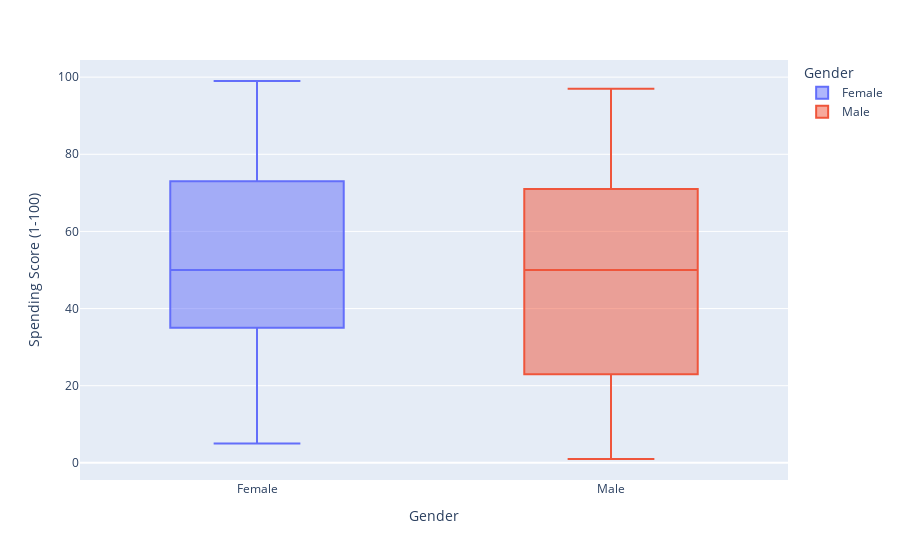

The cell this chart's notebook holds for it:
### Code cell
# Box Plot
px.box(df[['Gender', 'Spending Score (1-100)']].sort_values(by='Gender')
       , x='Gender'
       , y='Spending Score (1-100)'
       , color='Gender')

### Figure 1 — Plotly figure (JSON) as saved in the notebook; plotly's stock layout.template omitted (floating-point values rounded to 4 significant figures)
{"data": [{"alignmentgroup": "True", "hovertemplate": "Gender=%{x}<br>Spending Score (1-100)=%{y}<extra></extra>", "legendgroup": "Female", "marker": {"color": "#636efa"}, "name": "Female", "notched": false, "offsetgroup": "Female", "orientation": "v", "showlegend": true, "type": "box", "x": ["Female", "Female", "Female", "Female", "Female", "Female", "Female", "Female", "Female", "Female", "Female", "Female", "Female", "Female", "Female", "Female", "Female", "Female", "Female", "Female", "Female", "Female", "Female", "Female", "Female", "Female", "Female", "Female", "Female", "Female", "Female", "Female", "Female", "Female", "Female", "Female", "Female", "Female", "Female", "Female", "Female", "Female", "Female", "Female", "Female", "Female", "Female", "Female", "Female", "Female", "Female", "Female", "Female", "Female", "Female", "Female", "Female", "Female", "Female", "Female", "Female", "Female", "Female", "Female", "Female", "Female", "Female", "Female", "Female", "Female", "Female", "Female", "Female", "Female", "Female", "Female", "Female", "Female", "Female", "Female", "Female", "Female", "Female", "Female", "Female", "Female", "Female", "Female", "Female", "Female", "Female", "Female", "Female", "Female", "Female", "Female", "Female", "Female", "Female", "Female", "Female", "Female", "Female", "Female", "Female", "Female", "Female", "Female", "Female", "Female", "Female", "Female"], "x0": " ", "xaxis": "x", "y": [47, 47, 35, 42, 40, 83, 55, 46, 60, 55, 58, 93, 57, 50, 44, 42, 52, 95, 53, 27, 56, 49, 42, 5, 48, 50, 59, 75, 73, 41, 48, 7, 88, 71, 34, 40, 87, 74, 77, 29, 22, 58, 40, 57, 43, 59, 43, 50, 48, 42, 54, 20, 76, 16, 50, 42, 89, 78, 52, 13, 72, 26, 28, 17, 81, 14, 88, 39, 73, 72, 86, 87, 31, 24, 79, 32, 99, 14, 17, 5, 85, 15, 23, 98, 69, 77, 35, 73, 91, 16, 35, 51, 6, 50, 77, 40, 45, 76, 6, 54, 75, 52, 32, 42, 47, 55, 65, 28, 61, 86, 94, 42], "y0": " ", "yaxis": "y"}, {"alignmentgroup": "True", "hovertemplate": "Gender=%{x}<br>Spending Score (1-100)=%{y}<extra></extra>", "legendgroup": "Male", "marker": {"color": "#EF553B"}, "name": "Male", "notched": false, "offsetgroup": "Male", "orientation": "v", "showlegend": true, "type": "box", "x": ["Male", "Male", "Male", "Male", "Male", "Male", "Male", "Male", "Male", "Male", "Male", "Male", "Male", "Male", "Male", "Male", "Male", "Male", "Male", "Male", "Male", "Male", "Male", "Male", "Male", "Male", "Male", "Male", "Male", "Male", "Male", "Male", "Male", "Male", "Male", "Male", "Male", "Male", "Male", "Male", "Male", "Male", "Male", "Male", "Male", "Male", "Male", "Male", "Male", "Male", "Male", "Male", "Male", "Male", "Male", "Male", "Male", "Male", "Male", "Male", "Male", "Male", "Male", "Male", "Male", "Male", "Male", "Male", "Male", "Male", "Male", "Male", "Male", "Male", "Male", "Male", "Male", "Male", "Male", "Male", "Male", "Male", "Male", "Male", "Male", "Male", "Male", "Male"], "x0": " ", "xaxis": "x", "y": [12, 97, 36, 93, 90, 74, 15, 1, 17, 69, 92, 10, 14, 75, 13, 90, 8, 63, 26, 15, 5, 97, 1, 68, 88, 20, 39, 49, 73, 59, 51, 55, 56, 46, 46, 41, 60, 60, 36, 92, 92, 59, 4, 61, 82, 73, 73, 35, 29, 66, 79, 13, 14, 3, 81, 4, 55, 47, 54, 5, 75, 9, 75, 11, 95, 35, 91, 56, 46, 52, 48, 43, 46, 56, 55, 59, 18, 42, 52, 49, 41, 46, 41, 55, 51, 48, 10, 83], "y0": " ", "yaxis": "y"}], "layout": {"autosize": true, "boxmode": "overlay", "legend": {"title": {"text": "Gender"}, "tracegroupgap": 0}, "margin": {"t": 60}, "xaxis": {"anchor": "y", "autorange": true, "categoryarray": ["Female", "Male"], "categoryorder": "array", "domain": [0, 1], "range": [-0.5, 1.5], "title": {"text": "Gender"}, "type": "category"}, "yaxis": {"anchor": "x", "autorange": true, "domain": [0, 1], "range": [-4.444, 104.4], "title": {"text": "Spending Score (1-100)"}, "type": "linear"}}}
